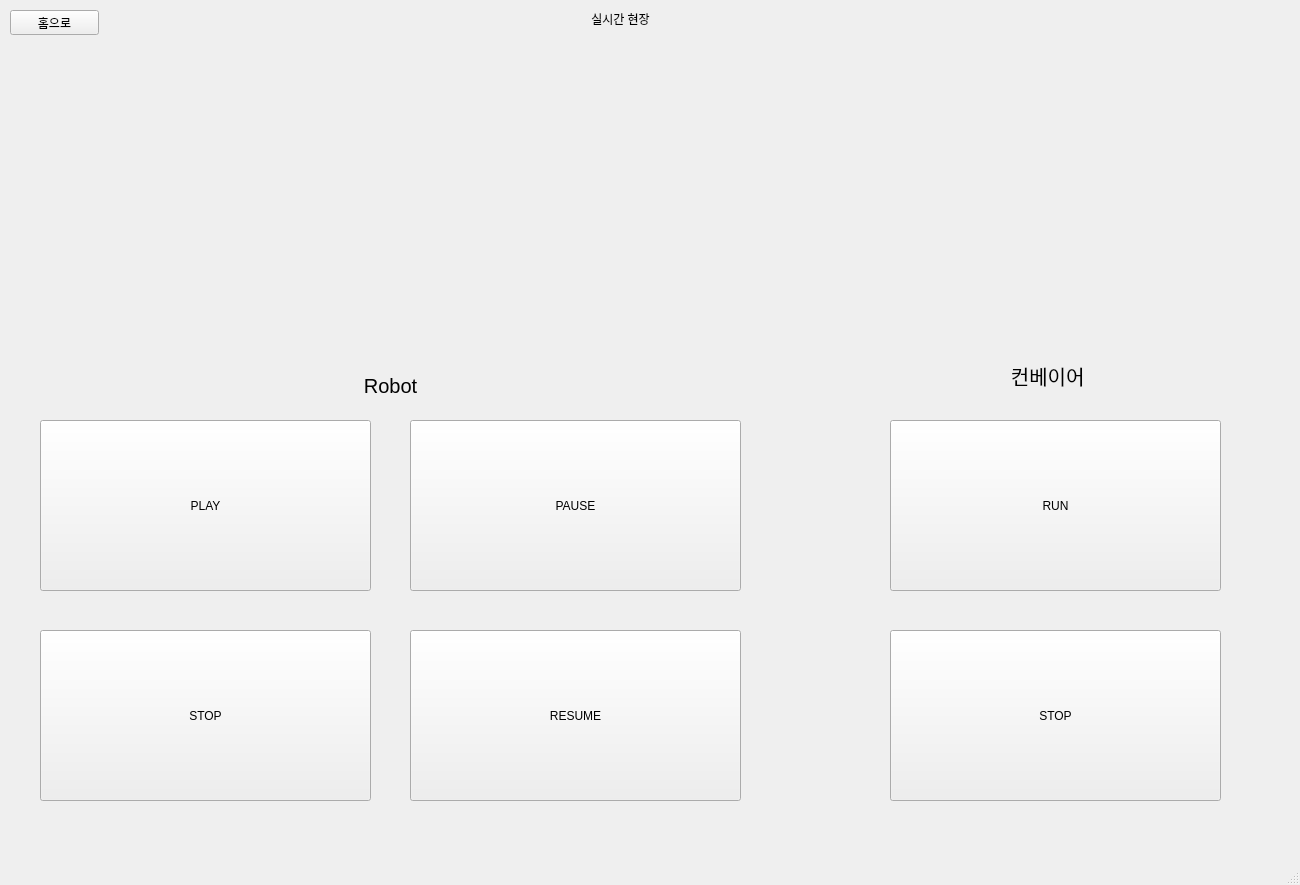
<?xml version="1.0" encoding="UTF-8"?>
<ui version="4.0">
 <class>MainWindow</class>
 <widget class="QMainWindow" name="MainWindow">
  <property name="geometry">
   <rect>
    <x>0</x>
    <y>0</y>
    <width>1300</width>
    <height>885</height>
   </rect>
  </property>
  <property name="windowTitle">
   <string>MainWindow</string>
  </property>
  <widget class="QWidget" name="centralwidget">
   <widget class="QPushButton" name="stop_con">
    <property name="geometry">
     <rect>
      <x>890</x>
      <y>630</y>
      <width>331</width>
      <height>171</height>
     </rect>
    </property>
    <property name="text">
     <string>STOP</string>
    </property>
   </widget>
   <widget class="QPushButton" name="run_con">
    <property name="geometry">
     <rect>
      <x>890</x>
      <y>420</y>
      <width>331</width>
      <height>171</height>
     </rect>
    </property>
    <property name="text">
     <string>RUN</string>
    </property>
   </widget>
   <widget class="QPushButton" name="play">
    <property name="geometry">
     <rect>
      <x>40</x>
      <y>420</y>
      <width>331</width>
      <height>171</height>
     </rect>
    </property>
    <property name="text">
     <string>PLAY</string>
    </property>
   </widget>
   <widget class="QPushButton" name="pause">
    <property name="geometry">
     <rect>
      <x>410</x>
      <y>420</y>
      <width>331</width>
      <height>171</height>
     </rect>
    </property>
    <property name="text">
     <string>PAUSE</string>
    </property>
   </widget>
   <widget class="QPushButton" name="stop">
    <property name="geometry">
     <rect>
      <x>40</x>
      <y>630</y>
      <width>331</width>
      <height>171</height>
     </rect>
    </property>
    <property name="text">
     <string>STOP</string>
    </property>
   </widget>
   <widget class="QPushButton" name="resume">
    <property name="geometry">
     <rect>
      <x>410</x>
      <y>630</y>
      <width>331</width>
      <height>171</height>
     </rect>
    </property>
    <property name="text">
     <string>RESUME</string>
    </property>
   </widget>
   <widget class="QLabel" name="label">
    <property name="geometry">
     <rect>
      <x>980</x>
      <y>360</y>
      <width>141</width>
      <height>31</height>
     </rect>
    </property>
    <property name="font">
     <font>
      <pointsize>15</pointsize>
     </font>
    </property>
    <property name="text">
     <string>컨베이어 </string>
    </property>
    <property name="textFormat">
     <enum>Qt::AutoText</enum>
    </property>
    <property name="alignment">
     <set>Qt::AlignCenter</set>
    </property>
   </widget>
   <widget class="QPushButton" name="gohome">
    <property name="geometry">
     <rect>
      <x>10</x>
      <y>10</y>
      <width>89</width>
      <height>25</height>
     </rect>
    </property>
    <property name="text">
     <string>홈으로</string>
    </property>
   </widget>
   <widget class="QLabel" name="label_2">
    <property name="geometry">
     <rect>
      <x>380</x>
      <y>30</y>
      <width>511</width>
      <height>301</height>
     </rect>
    </property>
    <property name="text">
     <string/>
    </property>
    <property name="pixmap">
     <pixmap>factoty.jpeg</pixmap>
    </property>
    <property name="scaledContents">
     <bool>true</bool>
    </property>
   </widget>
   <widget class="QLabel" name="label_3">
    <property name="geometry">
     <rect>
      <x>50</x>
      <y>370</y>
      <width>681</width>
      <height>31</height>
     </rect>
    </property>
    <property name="font">
     <font>
      <pointsize>15</pointsize>
     </font>
    </property>
    <property name="text">
     <string>Robot</string>
    </property>
    <property name="textFormat">
     <enum>Qt::AutoText</enum>
    </property>
    <property name="alignment">
     <set>Qt::AlignCenter</set>
    </property>
   </widget>
   <widget class="QLabel" name="label_4">
    <property name="geometry">
     <rect>
      <x>550</x>
      <y>10</y>
      <width>141</width>
      <height>17</height>
     </rect>
    </property>
    <property name="text">
     <string>실시간 현장</string>
    </property>
    <property name="alignment">
     <set>Qt::AlignCenter</set>
    </property>
   </widget>
  </widget>
  <widget class="QMenuBar" name="menubar">
   <property name="geometry">
    <rect>
     <x>0</x>
     <y>0</y>
     <width>1300</width>
     <height>28</height>
    </rect>
   </property>
  </widget>
  <widget class="QStatusBar" name="statusbar"/>
 </widget>
 <resources/>
 <connections/>
</ui>
